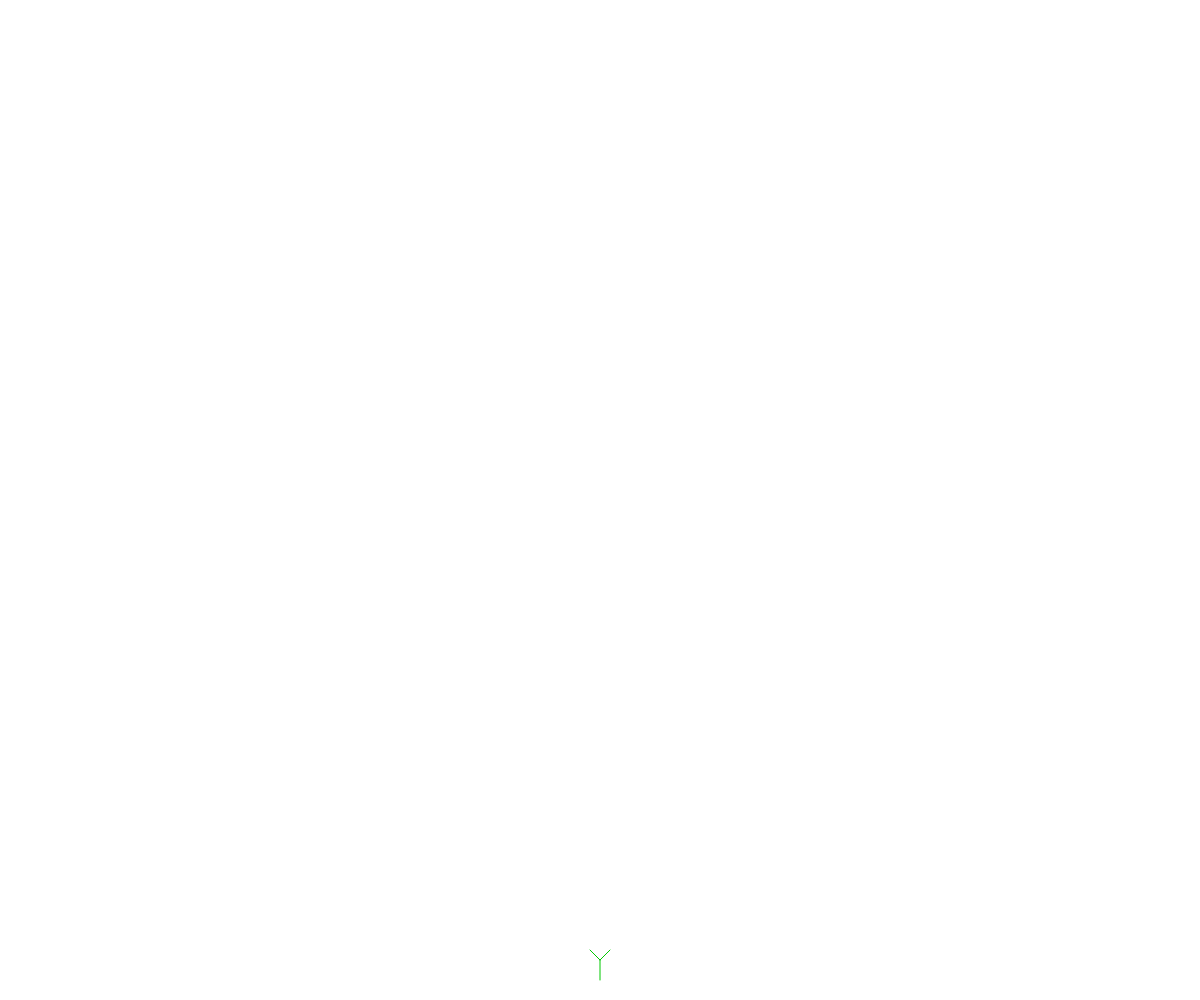
Frame 1 (no input)
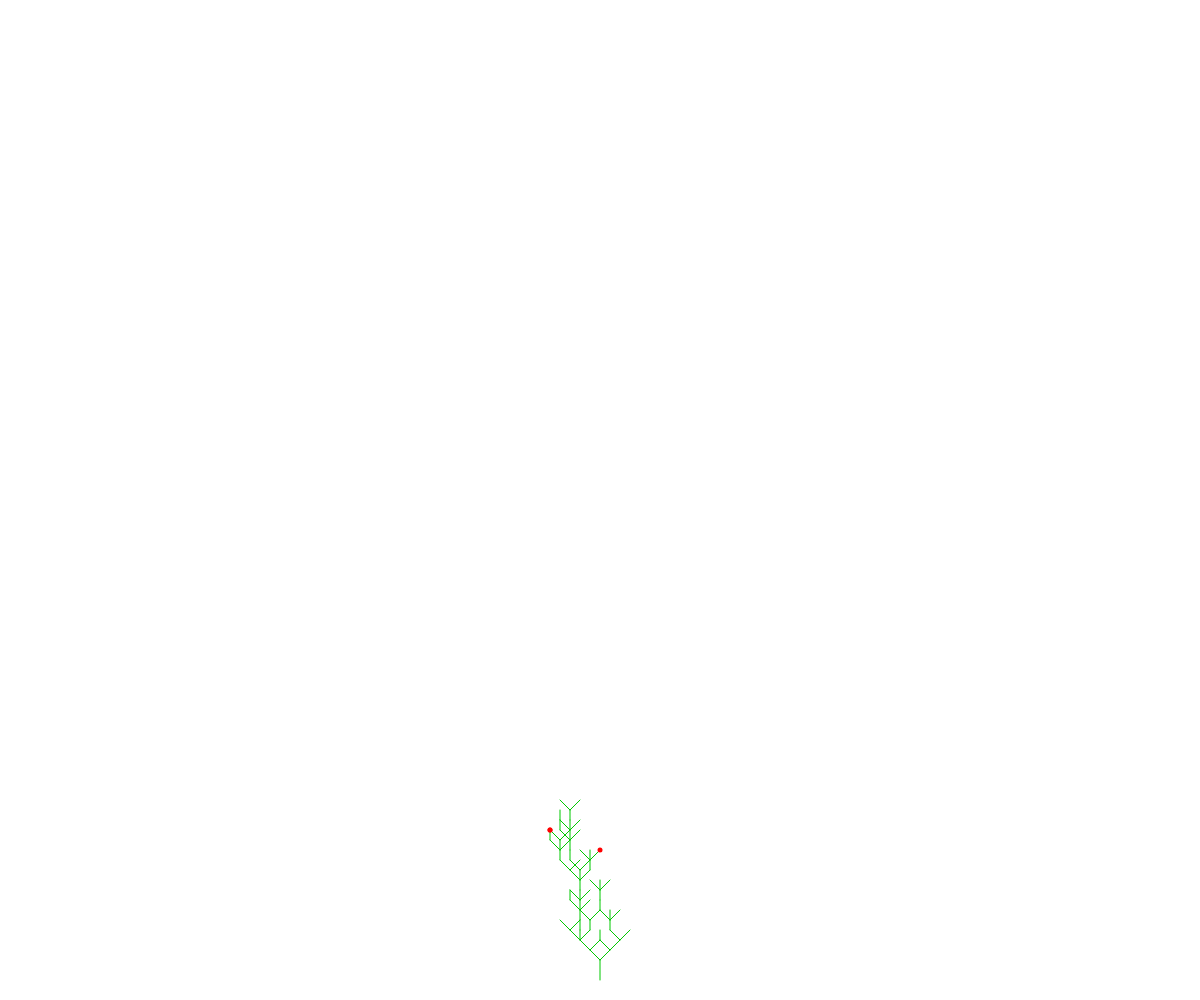
Frame 60 (no input)
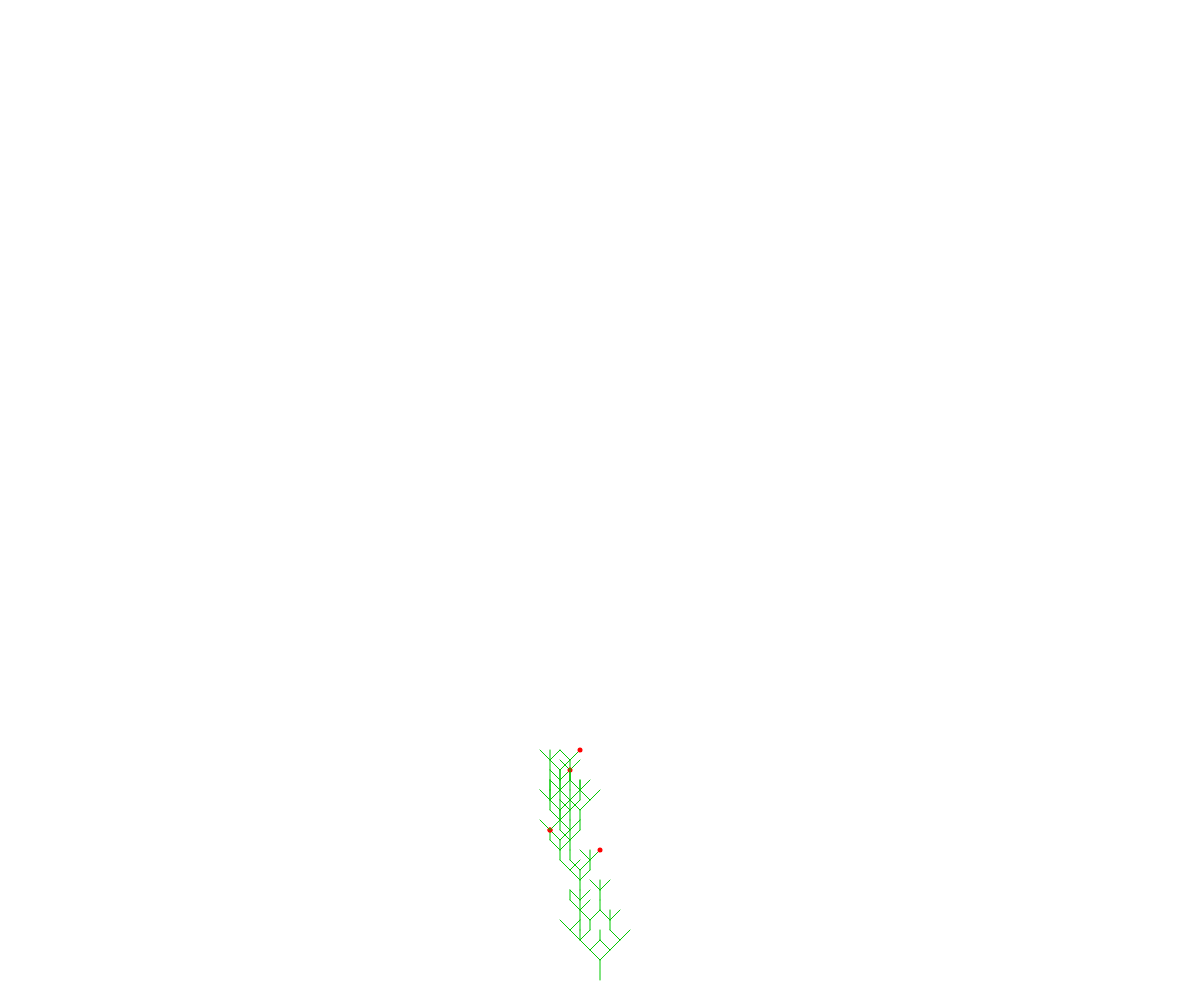
Frame 120 (the mouse pressed at the canvas centre since frame 60)

The p5.js sketch that drew these frames (run headless with seeded random() and noise() and a simulated clock; from frame 60 on, the mouse is pressed at the canvas centre):

// p5.js sketch
// ── sketch.js
let branches = [];
let berryChance = 0.05;
let tripleSplitChance = 0.1;
let splitChance = 0.2;
let straightChance = 0.3;
let deleteChance = 0.1;
function setup() {
  createCanvas(windowWidth, windowHeight);
  stroke(0, 200, 0);
  line(width/2, height-20,width/2, height-40);
  branches.push([width/2, height-40]);
  fill(255, 0, 0);
}

function draw() {
  let branchIndex = floor(random(branches.length));
  // console.log("length"+ branches.length);
  let branch = branches[branchIndex];
  //console.log("branch" + branch);
  let rand = random(1);
  if(branches.length == 0 || branch[1] < 0){
    noLoop();
    return;
  }
  if ( rand < berryChance ){
    noStroke();
    circle(branch[0], branch[1], 5);
    stroke(0, 200, 0);
  }else if ( rand < berryChance + tripleSplitChance ){
    line(branch[0], branch[1], branch[0]-10, branch[1]-10);
    line(branch[0], branch[1], branch[0], branch[1]-10);
    line(branch[0], branch[1], branch[0]+10, branch[1]-10);
    branches.push([branch[0]-10, branch[1]-10]);
    branches.push([branch[0], branch[1]-10]);
    branches.push([branch[0]+10, branch[1]-10]);
    branches.splice(branchIndex, 1);
  }else if ( rand < berryChance + tripleSplitChance + splitChance ){
    line(branch[0], branch[1], branch[0]-10, branch[1]-10);
    line(branch[0], branch[1], branch[0]+10, branch[1]-10);
    branches.push([branch[0]-10, branch[1]-10]);
    branches.push([branch[0]+10, branch[1]-10]);
    branches.splice(branchIndex, 1);
  }else if (rand < berryChance + tripleSplitChance + splitChance + straightChance){
    line(branch[0], branch[1], branch[0], branch[1]-10);
    branches.push([branch[0], branch[1]-10]);
    branches.splice(branchIndex, 1);
  }else if(berryChance + tripleSplitChance + splitChance + straightChance + deleteChance){
    branches.splice(branchIndex, 1);
  }
}
